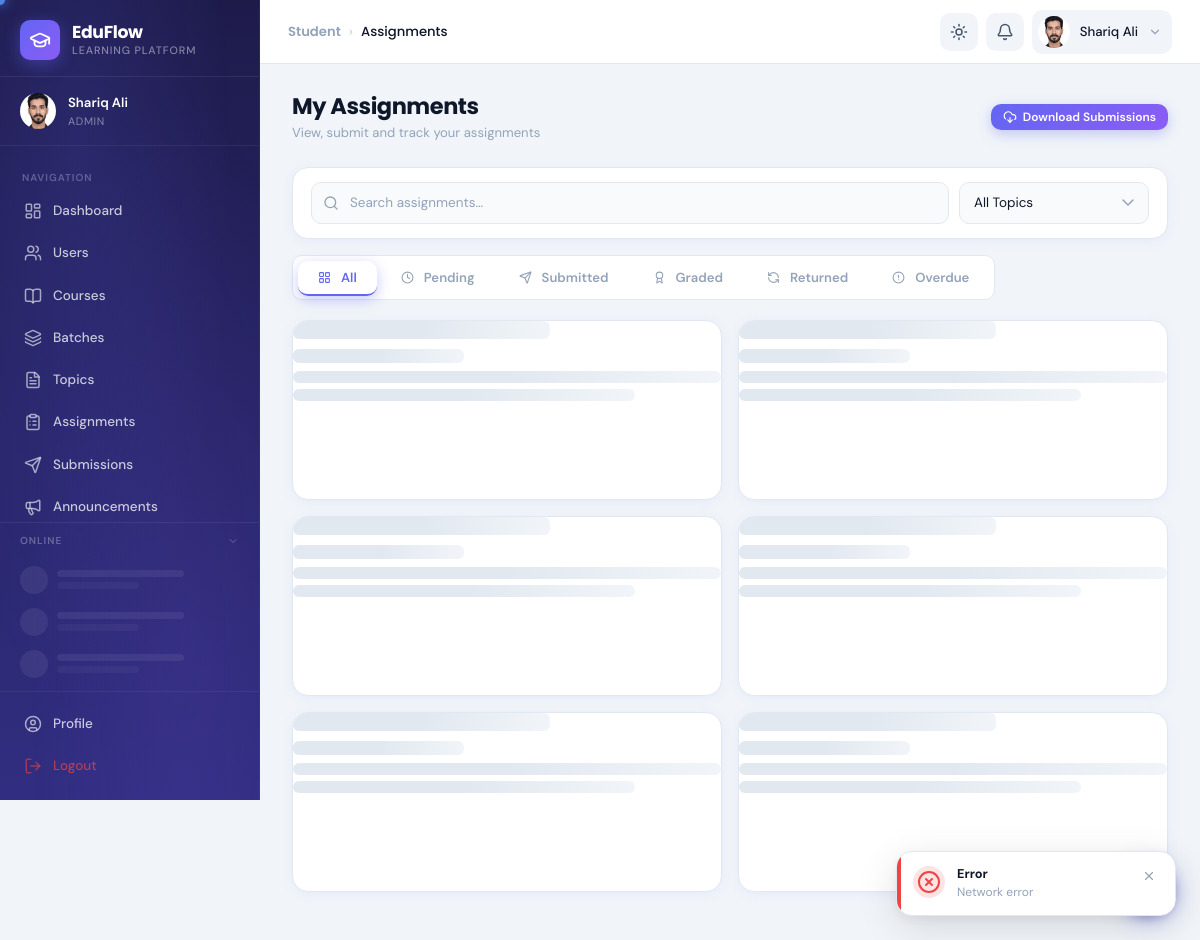
/eduFlow/student/assignments.php (signed in), run on the app's committed database.
### tables this page shows
CREATE TABLE `users` (
  `id` int(10) UNSIGNED NOT NULL,
  `full_name` varchar(150) NOT NULL,
  `email` varchar(191) NOT NULL,
  `password` varchar(255) NOT NULL,
  `gender` enum('male','female','other') DEFAULT NULL,
  `profile_picture` varchar(255) DEFAULT NULL,
  `bio` text DEFAULT NULL,
  `phone` varchar(20) DEFAULT NULL,
  `is_verified` tinyint(1) DEFAULT 0,
  `status` enum('active','inactive') DEFAULT 'inactive',
  `is_online` tinyint(1) DEFAULT 0,
  `last_seen` datetime DEFAULT NULL,
  `theme_preference` enum('light','dark','system') DEFAULT 'system',
  `current_role` varchar(50) DEFAULT 'student',
  `bypass_gate` tinyint(1) NOT NULL DEFAULT 0,
  `created_at` timestamp NOT NULL DEFAULT current_timestamp(),
  `updated_at` timestamp NOT NULL DEFAULT current_timestamp() ON UPDATE current_timestamp(),
  `cnic` varchar(15) DEFAULT NULL,
  `user_id_number` varchar(5) DEFAULT NULL
);

### eduFlow/includes/auth_check.php (called while the page is built, shortened)
<?php
require_once __DIR__ . '/../config/db.php';
require_once __DIR__ . '/helpers.php';
$userId   = (int)$_SESSION['user_id'];
$stmt = $conn->prepare("
    SELECT u.*, GROUP_CONCAT(r.name ORDER BY r.id) as all_roles
    FROM users u
    LEFT JOIN user_roles ur ON u.id = ur.user_id
    LEFT JOIN roles r ON ur.role_id = r.id
    WHERE u.id = ?
    GROUP BY u.id
");
$stmt->bind_param('i', $userId);
$stmt->execute();
$currentUser = $stmt->get_result()->fetch_assoc();
$userRole = $currentUser['current_role'];

### eduFlow/student/assignments.php (the view, shortened to what this page needs)
<?php
require_once __DIR__ . '/../includes/auth_check.php';
$breadcrumbs = [['label' => 'Student'], ['label' => 'Assignments']];
$uid = (int)$currentUser['id'];
$tr = $conn->prepare("SELECT DISTINCT t.id,t.title FROM topics t JOIN batch_students bs ON t.batch_id=bs.batch_id WHERE bs.student_id=? AND t.status='active' ORDER BY t.title");
$tr->bind_param('i', $uid);
$tr->execute();
$topics = $tr->get_result()->fetch_all(MYSQLI_ASSOC);
include __DIR__ . '/../includes/header.php';
?>
<div class="app-layout">
  <?php include __DIR__ . '/../includes/sidebar.php'; ?>
  <div class="main-content">
    <?php include __DIR__ . '/../includes/navbar.php'; ?>
    <main class="page-content">
      <div class="page-header">
        <div>
          <h1 class="page-title">My Assignments</h1>
          <p class="page-subtitle" id="result-subtitle">View, submit and track your assignments</p>
        </div>
        <div style="display:flex;gap:8px;flex-wrap:wrap;">
          <button class="btn btn-primary btn-sm" onclick="startBulkMode()" id="bulk-mode-btn">
            <i data-lucide="download-cloud" style="width:14px;height:14px;"></i> Download Submissions
          </button>
        </div>
      </div>
      <div class="card" style="margin-bottom:16px;">
        <div class="asn-filter-bar">
          <div class="search-box">
            <input type="text" id="a-search" class="form-control" placeholder="Search assignments…" oninput="applyFilters()" autocomplete="off">
          </div>
          <?php if ($topics): ?>
            <select id="a-topic" class="form-control" onchange="applyFilters()">
              <option value="">All Topics</option>
            </select>
          <?php endif; ?>
        </div>
      </div>
      <div class="asn-tabs">
        <button class="btn btn-primary btn-sm tab-btn active" onclick="setFilter('',this)">
          <i data-lucide="layout-grid" style="width:13px;height:13px;margin-right:4px;"></i>All
        </button>
        <button class="btn btn-ghost btn-sm tab-btn" onclick="setFilter('pending',this)">
          <i data-lucide="clock" style="width:13px;height:13px;margin-right:4px;"></i>Pending
        </button>
        <button class="btn btn-ghost btn-sm tab-btn" onclick="setFilter('submitted',this)">
          <i data-lucide="send" style="width:13px;height:13px;margin-right:4px;"></i>Submitted
        </button>
        <button class="btn btn-ghost btn-sm tab-btn" onclick="setFilter('graded',this)">
          <i data-lucide="award" style="width:13px;height:13px;margin-right:4px;"></i>Graded
        </button>
        <button class="btn btn-ghost btn-sm tab-btn" onclick="setFilter('returned',this)">
          <i data-lucide="refresh-ccw" style="width:13px;height:13px;margin-right:4px;"></i>Returned
        </button>
        <button class="btn btn-ghost btn-sm tab-btn" onclick="setFilter('overdue',this)">
          <i data-lucide="alert-circle" style="width:13px;height:13px;margin-right:4px;"></i>Overdue
        </button>
      </div>
      <div id="assignments-grid">
        <?php for ($i = 0; $i < 6; $i++): ?>
          <div class="card" style="height:180px;">
            <div class="skeleton" style="width:60%;height:18px;border-radius:6px;margin-bottom:10px;"></div>
            <div class="skeleton" style="width:40%;height:14px;border-radius:6px;margin-bottom:8px;"></div>
            <div class="skeleton" style="width:100%;height:12px;border-radius:6px;margin-bottom:6px;"></div>
            <div class="skeleton" style="width:80%;height:12px;border-radius:6px;"></div>
          </div>
        <?php endfor; ?>
      </div>
    </main>
  </div>
</div>
<?php include __DIR__ . '/../includes/footer.php'; ?>

### eduFlow/includes/helpers.php (shortened to what this page needs)
<?php
function userAvatar($user, $size = 40)
{
    $name = htmlspecialchars($user['full_name'] ?? 'U');
    $isOnline = !empty($user['is_online']);
    $colors = ['#6366f1', '#8b5cf6', '#06b6d4', '#10b981', '#f59e0b', '#ef4444', '#ec4899', '#14b8a6'];
    $colorIndex = crc32($name) % count($colors);
    $color = $colors[abs($colorIndex)];
    $parts = explode(' ', trim($user['full_name'] ?? 'U'));
    $initials = strtoupper(substr($parts[0], 0, 1) . (isset($parts[1]) ? substr($parts[1], 0, 1) : ''));
    $onlineDot = $isOnline
        ? '<span class="avatar-online-dot"></span>'
        : '';
    $s  = $size;
    $fs = (int)($size * 0.36);
    if (!empty($user['profile_picture'])) {
        $pic      = $user['profile_picture'];
        $diskPath = $_SERVER['DOCUMENT_ROOT'] . BASE_PATH . '/uploads/profiles/' . $pic;
        $urlPath  = BASE_PATH . '/uploads/profiles/' . htmlspecialchars($pic, ENT_QUOTES);
        if (file_exists($diskPath)) {
            return '<div class="avatar-wrapper" style="width:' . $s . 'px;height:' . $s . 'px;position:relative;flex-shrink:0;">'
                . '<img src="' . $urlPath . '" style="width:' . $s . 'px;height:' . $s . 'px;border-radius:50%;object-fit:cover;" alt="' . $name . '">'
                . $onlineDot
                . '</div>';
        }
    }
    return '<div class="avatar-wrapper" style="width:' . $s . 'px;height:' . $s . 'px;position:relative;flex-shrink:0;">'
        . '<div style="width:' . $s . 'px;height:' . $s . 'px;background:' . $color . ';color:#fff;border-radius:50%;display:flex;align-items:center;justify-content:center;font-weight:700;font-size:' . $fs . 'px;font-family:Poppins,sans-serif;">' . $initials . '</div>'
        . $onlineDot
        . '</div>';
}
function e($str)
{
    return htmlspecialchars($str ?? '', ENT_QUOTES, 'UTF-8');
}

### eduFlow/includes/sidebar.php (shortened to what this page needs)
<?php
$currentPage = basename($_SERVER['PHP_SELF'], '.php');
$currentDir  = basename(dirname($_SERVER['PHP_SELF']));
function isActive($page, $dir = null)
{
  global $currentPage, $currentDir;
  if ($dir && $currentDir !== $dir) return '';
  return $currentPage === $page ? 'active' : '';
}
if (isset($conn) && isset($currentUser['id'])) {
  if (in_array($userRole, ['admin', 'teacher'])) {
    if ($userRole === 'admin') {
      $r = $conn->query("SELECT COUNT(*) as cnt FROM submissions WHERE status='submitted'");
    }
    if ($r) $pendingSubmissions = (int)($r->fetch_assoc()['cnt'] ?? 0);
    if ($userRole === 'admin') {
      $r2 = $conn->query("SELECT COUNT(*) AS cnt FROM course_applications WHERE status IN ('pending','test_submitted')");
      if ($r2) $pendingApplications = (int)($r2->fetch_assoc()['cnt'] ?? 0);
    }
  }
}
$navItems  = $navByRole[$userRole]['main'] ?? [];
$avatarHtml = userAvatar($currentUser, 36);
?>
<aside class="sidebar" id="sidebar">
  <div class="sidebar-brand">
    <div class="sidebar-logo">
      <i data-lucide="graduation-cap" style="width:22px;height:22px;color:#fff;"></i>
    </div>
    <div class="sidebar-brand-text">
      <span class="sidebar-brand-name">EduFlow</span>
      <span class="sidebar-brand-sub">Learning Platform</span>
    </div>
  </div>
  <div class="sidebar-user">
    <?= $avatarHtml ?>
    <div class="sidebar-user-info">
      <div class="sidebar-user-name"><?= e($currentUser['full_name']) ?></div>
      <div class="sidebar-user-role"><?= ucfirst(e($userRole)) ?></div>
    </div>
  </div>
  <nav class="sidebar-nav" role="navigation">
    <div class="sidebar-section-label">Navigation</div>
    <?php foreach ($navItems as $item): ?>
      <?php
      $href   = BASE_PATH . "/{$item['dir']}/{$item['page']}.php";
      $active = isActive($item['page'], $item['dir']);
      ?>
      <a href="<?= $href ?>"
        class="nav-item <?= $active ?>"
        data-tooltip="<?= e($item['label']) ?>"
        aria-current="<?= $active ? 'page' : 'false' ?>">
        <i data-lucide="<?= e($item['icon']) ?>" class="nav-item-icon"></i>
        <span><?= e($item['label']) ?></span>
      </a>
    <?php endforeach; ?>
  </nav>
  <div class="sidebar-presence" id="sidebar-presence">
    <div class="sidebar-presence-header" id="presence-toggle" role="button" aria-expanded="true" tabindex="0">
      <span style="font-size:0.67rem;font-weight:600;text-transform:uppercase;letter-spacing:0.1em;color:rgba(255,255,255,0.3);flex:1;">Online</span>
      <i data-lucide="chevron-down" id="presence-chevron" style="width:12px;height:12px;color:rgba(255,255,255,0.3);transition:transform 0.25s;flex-shrink:0;"></i>
    </div>
    <div class="presence-list" id="presence-list">
      <?php for ($i = 0; $i < 3; $i++): ?>
        <div class="presence-skeleton">
          <div class="presence-skel-avatar"></div>
          <div style="flex:1;display:flex;flex-direction:column;gap:5px;">
            <div class="presence-skel-line" style="width:70%;"></div>
            <div class="presence-skel-line" style="width:45%;opacity:0.5;"></div>
          </div>
        </div>
      <?php endfor; ?>
    </div>
  </div>
  <div class="sidebar-footer">
    <a href="<?= BASE_PATH ?>/includes/profile.php" class="nav-item <?= isActive('profile') ?>" data-tooltip="Profile">
      <i data-lucide="user-circle" class="nav-item-icon"></i>
      <span>Profile</span>
    </a>
    <a href="#" class="nav-item" style="color:rgba(239,68,68,0.7);" data-tooltip="Logout"
      onclick="showLogoutConfirm(); return false;">
      <i data-lucide="log-out" class="nav-item-icon"></i>
      <span>Logout</span>
    </a>
  </div>
</aside>

### eduFlow/includes/navbar.php (shortened to what this page needs)
<?php
$breadcrumbs = $breadcrumbs ?? [];
$avatarHtml  = userAvatar($currentUser ?? [], 32);
?>
<nav class="navbar" id="navbar" role="navigation" aria-label="Top navigation">
  <div class="navbar-title">
    <?php if (!empty($breadcrumbs)): ?>
      <div class="navbar-breadcrumb">
        <?php foreach ($breadcrumbs as $i => $crumb): ?>
          <?php if ($i > 0): ?><span class="separator">›</span><?php endif; ?>
          <?php if ($i < count($breadcrumbs) - 1): ?>
            <a href="<?= e($crumb['url'] ?? '#') ?>"><?= e($crumb['label']) ?></a>
          <?php else: ?>
            <span class="current"><?= e($crumb['label']) ?></span>
          <?php endif; ?>
        <?php endforeach; ?>
      </div>
    <?php else: ?>
      <span style="font-size:1rem;"><?= e($pageTitle ?? 'Dashboard') ?></span>
    <?php endif; ?>
  </div>
  <div class="navbar-actions">
    <button class="navbar-btn theme-toggle" id="theme-toggle" aria-label="Toggle dark mode"
      data-tooltip="Toggle theme">
      <div class="theme-toggle-sun">
        <i data-lucide="sun" style="width:18px;height:18px;"></i>
      </div>
    </button>
    <div class="user-menu" style="position:relative;">
      <?php if ($_SESSION['role'] != "student") : ?>
        <button class="navbar-btn" id="notif-btn" aria-label="Notifications"
          data-tooltip="Notifications">
          <i data-lucide="bell" style="width:18px;height:18px;"></i>
        </button>
      <?php endif; ?>
    </div>
    <div class="user-menu">
      <button class="user-menu-trigger" id="user-menu-trigger" aria-label="User menu" aria-expanded="false">
        <?= $avatarHtml ?>
        <span class="user-menu-name"><?= e($currentUser['full_name'] ?? 'User') ?></span>
        <i data-lucide="chevron-down" style="width:14px;height:14px;color:var(--text-muted);"></i>
      </button>
    </div>
  </div>
</nav>

### eduFlow/student/assignments.php (style rules this page uses)
.asn-filter-bar { display: flex; flex-wrap: wrap; gap: 10px; align-items: center; padding: 14px 18px; }
.asn-filter-bar .search-box { flex: 1; min-width: 180px; }
.asn-filter-bar select { width: 190px; flex-shrink: 0; }
.asn-tabs { display: flex; gap: 4px; flex-wrap: wrap; margin-bottom: 20px; background: var(--bg-card); padding: 5px; border-radius: var(--radius); border: 1px solid var(--border); width: fit-content; max-width: 100%; }
#assignments-grid { display: grid; grid-template-columns: repeat(auto-fill, minmax(300px, 1fr)); gap: 16px; }

### eduFlow/includes/sidebar.php (style rules this page uses)
.sidebar-presence { margin: 0 0 0 0; border-top: 1px solid rgba(255, 255, 255, 0.07); flex-shrink: 0; }
.sidebar-presence-header { display: flex; align-items: center; gap: 7px; padding: 10px 20px 8px; cursor: pointer; user-select: none; transition: background 0.15s; }
.presence-list { overflow-y: auto; max-height: 220px; scrollbar-width: thin; scrollbar-color: rgba(255, 255, 255, 0.08) transparent; padding: 2px 0 6px; }
.presence-skeleton { display: flex; align-items: center; gap: 9px; padding: 7px 20px; }
.presence-skel-avatar { width: 28px; height: 28px; border-radius: 50%; background: rgba(255, 255, 255, 0.07); flex-shrink: 0; animation: presencePulse 1.4s ease infinite; }
.presence-skel-line { height: 7px; border-radius: 4px; background: rgba(255, 255, 255, 0.07); animation: presencePulse 1.4s ease infinite; }
.sidebar-nav { min-height: 0; }

### data on the page
users: profile_picture (placeholder picture), full_name "Shariq Ali", current_role "ADMIN", label "Submissions"

### other printed values
$item['label'] "Dashboard"
$item['label'] "Users"
$item['label'] "Courses"
$item['label'] "Batches"
$item['label'] "Topics"
$item['label'] "Assignments"
$item['label'] "Announcements"
$crumb['label'] "Student"
$crumb['label'] "Assignments"
